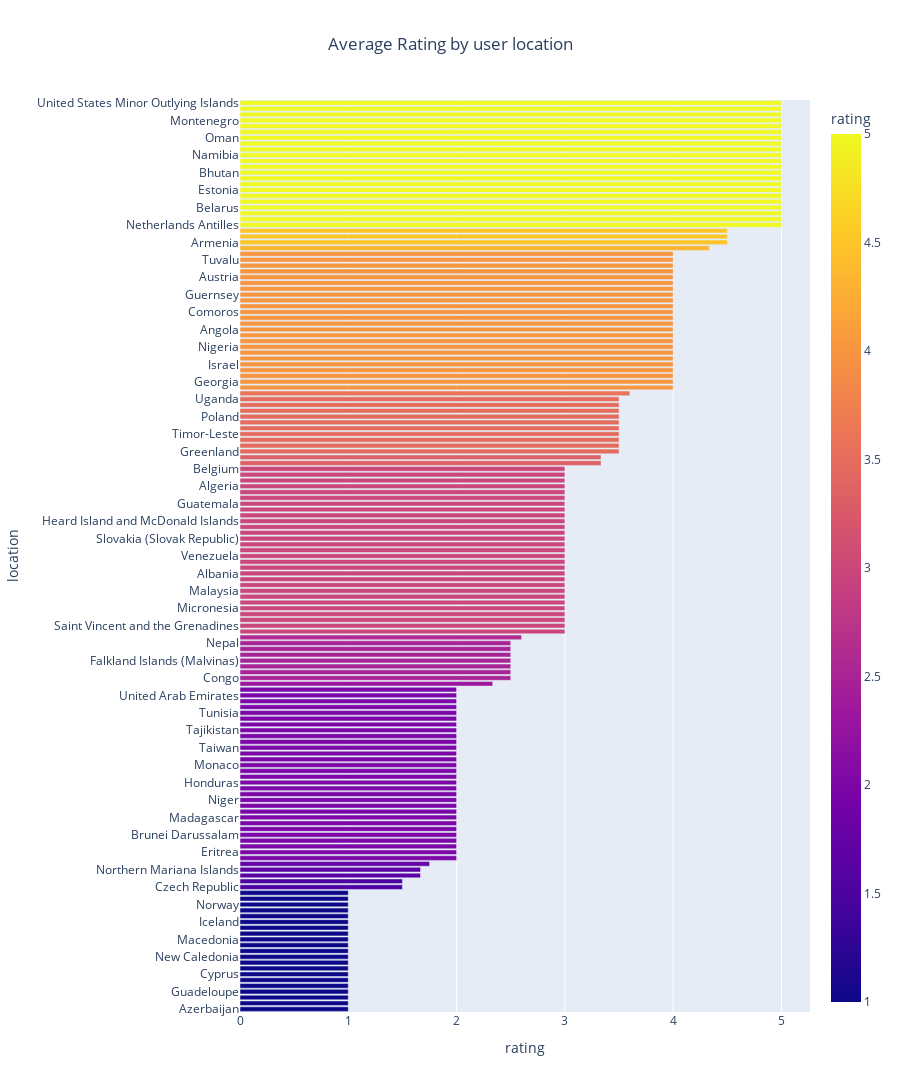

This figure's notebook cell:
### Code cell
t_df = df.groupby('location')['rating'].mean().reset_index().sort_values(by='rating')
fig = px.bar(t_df,
       x='rating',
       y='location',
       color='rating',
       title = 'Average Rating by user location',
       color_discrete_sequence=my_col)
fig.update_layout(
    title ={'x':0.5},
    height = 1200
)
fig.show()

### Figure 1 — Plotly figure (JSON) as saved in the notebook; plotly's stock layout.template omitted (floating-point values rounded to 4 significant figures; data arrays with more than 128 entries replaced by an {"elided": "..."} marker saying what was removed)
{"data": [{"hovertemplate": "rating=%{marker.color}<br>location=%{y}<extra></extra>", "legendgroup": "", "marker": {"color": {"elided": "157 float values"}, "coloraxis": "coloraxis", "pattern": {"shape": ""}}, "name": "", "orientation": "h", "showlegend": false, "textposition": "auto", "type": "bar", "x": {"elided": "157 float values"}, "xaxis": "x", "y": {"elided": "157 str values"}, "yaxis": "y"}], "layout": {"barmode": "relative", "coloraxis": {"colorbar": {"title": {"text": "rating"}}, "colorscale": [[0, "#0d0887"], [0.1111, "#46039f"], [0.2222, "#7201a8"], [0.3333, "#9c179e"], [0.4444, "#bd3786"], [0.5556, "#d8576b"], [0.6667, "#ed7953"], [0.7778, "#fb9f3a"], [0.8889, "#fdca26"], [1, "#f0f921"]]}, "height": 1200, "legend": {"tracegroupgap": 0}, "title": {"text": "Average Rating by user location", "x": 0.5}, "xaxis": {"anchor": "y", "domain": [0, 1], "title": {"text": "rating"}}, "yaxis": {"anchor": "x", "domain": [0, 1], "title": {"text": "location"}}}}
